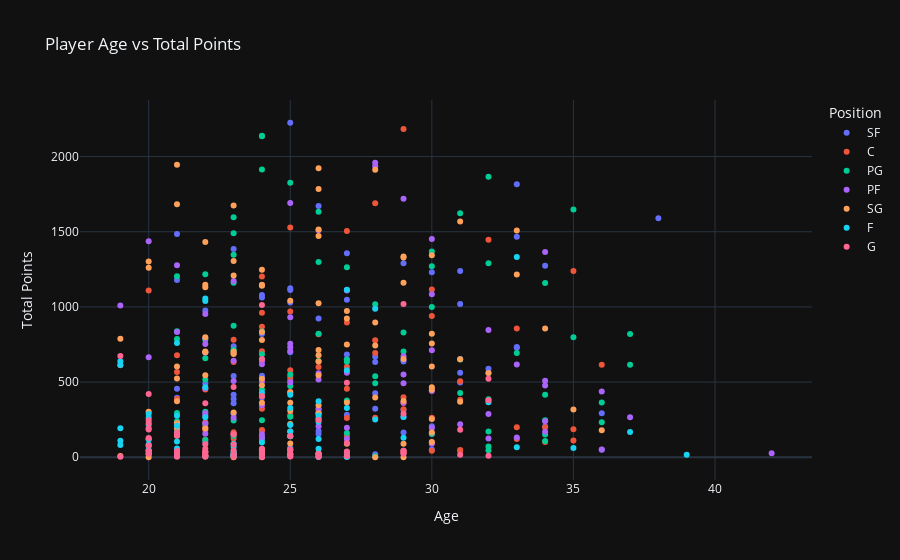
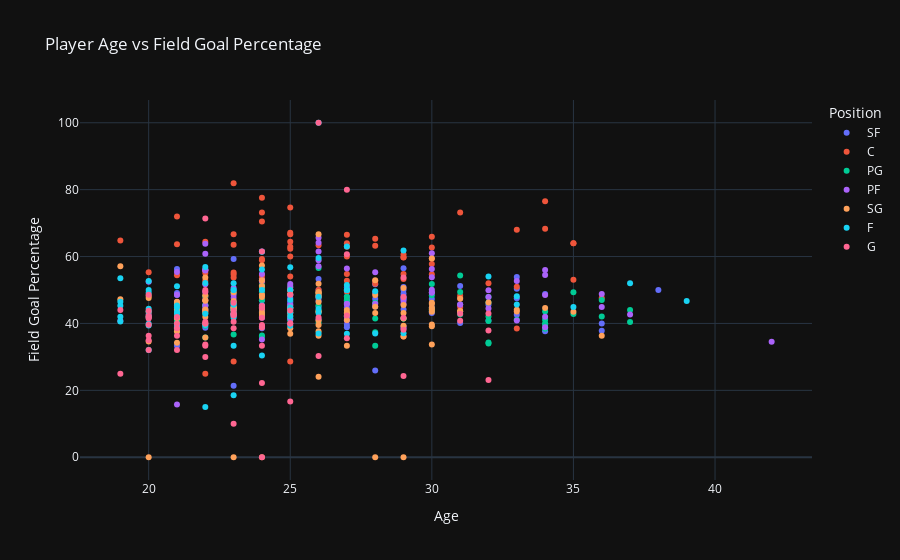
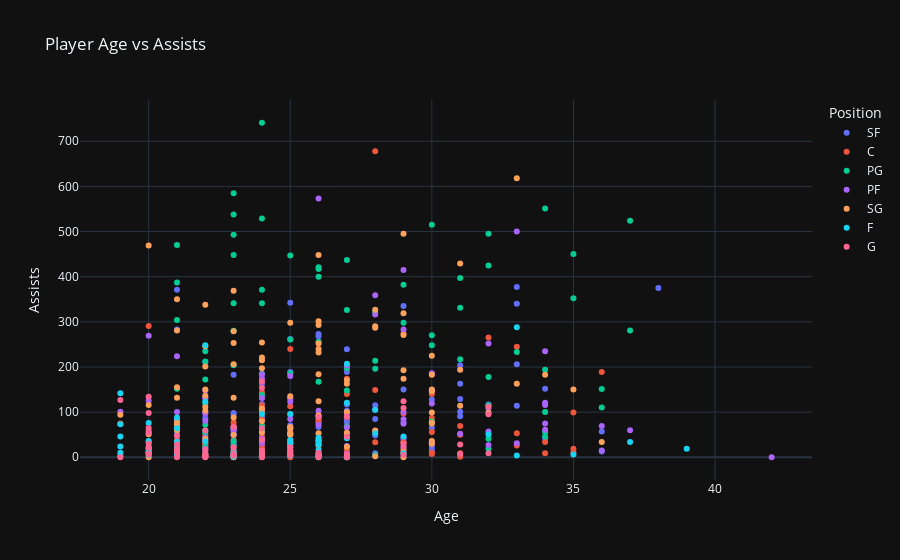

The cell these charts' notebook holds for them, in order:
### Code cell
fig_total_points = px.scatter(df, x='Age', y='Total_Points', color='Position', 
                              title='Player Age vs Total Points', 
                              labels={'Age': 'Age', 'Total_Points': 'Total Points'},
                              template='plotly_dark')
fig_total_points.show()

fig_fg_percentage = px.scatter(df, x='Age', y='Field_Goal_Percentage', color='Position', 
                               title='Player Age vs Field Goal Percentage', 
                               labels={'Age': 'Age', 'Field_Goal_Percentage': 'Field Goal Percentage'},
                               template='plotly_dark')
fig_fg_percentage.show()

fig_assists = px.scatter(df, x='Age', y='Assists', color='Position', 
                         title='Player Age vs Assists', 
                         labels={'Age': 'Age', 'Assists': 'Assists'},
                         template='plotly_dark')
fig_assists.show()

### Figure 1 — Plotly figure (JSON) as saved in the notebook; plotly's stock layout.template omitted (floating-point values rounded to 4 significant figures)
{"data": [{"hovertemplate": "Position=SF<br>Age=%{x}<br>Total Points=%{y}<extra></extra>", "legendgroup": "SF", "marker": {"color": "#636efa", "symbol": "circle"}, "mode": "markers", "name": "SF", "orientation": "v", "showlegend": true, "type": "scatter", "x": [25, 33, 26, 38, 21, 33, 23, 27, 29, 34, 31, 30, 21, 25, 25, 24, 24, 27, 25, 31, 22, 26, 24, 23, 33, 33, 25, 22, 27, 28, 31, 27, 24, 27, 29, 29, 28, 32, 31, 32, 24, 23, 24, 25, 31, 22, 21, 28, 23, 24, 21, 23, 23, 28, 26, 29, 26, 36, 23, 27, 29, 30, 34, 26, 29, 26, 30, 22, 30, 36, 24, 29, 27, 28, 24, 21, 23], "xaxis": "x", "y": [2225, 1816, 1671, 1590, 1485, 1466, 1385, 1357, 1290, 1273, 1239, 1230, 1179, 1124, 1112, 1080, 1062, 1047, 1029, 1019, 976, 923, 820, 738, 733, 728, 698, 697, 683, 669, 654, 650, 649, 647, 647, 637, 633, 588, 562, 561, 542, 541, 529, 512, 497, 490, 455, 425, 415, 398, 395, 387, 359, 322, 319, 314, 297, 293, 287, 283, 268, 206, 205, 174, 165, 155, 155, 100, 51, 50, 46, 44, 35, 20, 20, 11, 9], "yaxis": "y"}, {"hovertemplate": "Position=C<br>Age=%{x}<br>Total Points=%{y}<extra></extra>", "legendgroup": "C", "marker": {"color": "#EF553B", "symbol": "circle"}, "mode": "markers", "name": "C", "orientation": "v", "showlegend": true, "type": "scatter", "x": [29, 28, 25, 27, 32, 35, 24, 30, 27, 20, 25, 24, 30, 27, 24, 33, 26, 23, 28, 24, 28, 21, 23, 36, 19, 27, 26, 25, 21, 25, 31, 27, 22, 25, 24, 29, 21, 31, 29, 24, 29, 25, 30, 28, 27, 22, 21, 22, 34, 33, 35, 22, 24, 24, 23, 23, 27, 23, 33, 22, 35, 34, 30, 25, 31, 29, 30, 31, 24, 24, 29, 25, 25, 23, 27, 23, 25, 22], "xaxis": "x", "y": [2183, 1690, 1529, 1505, 1447, 1239, 1203, 1115, 1113, 1109, 969, 961, 939, 897, 868, 857, 818, 781, 779, 705, 694, 679, 634, 616, 612, 602, 600, 579, 567, 532, 506, 456, 450, 435, 406, 399, 387, 383, 361, 323, 320, 279, 263, 262, 261, 233, 227, 199, 199, 199, 186, 182, 181, 178, 167, 155, 142, 125, 121, 116, 112, 102, 98, 51, 49, 43, 43, 43, 40, 36, 35, 24, 19, 12, 7, 6, 6, 6], "yaxis": "y"}, {"hovertemplate": "Position=PG<br>Age=%{x}<br>Total Points=%{y}<extra></extra>", "legendgroup": "PG", "marker": {"color": "#00cc96", "symbol": "circle"}, "mode": "markers", "name": "PG", "orientation": "v", "showlegend": true, "type": "scatter", "x": [24, 24, 24, 32, 25, 35, 26, 31, 23, 23, 30, 23, 26, 32, 30, 27, 22, 21, 23, 34, 28, 30, 23, 21, 24, 29, 26, 37, 35, 21, 22, 23, 23, 29, 33, 24, 22, 27, 31, 26, 27, 37, 25, 28, 22, 28, 25, 24, 31, 34, 32, 27, 36, 22, 21, 26, 25, 24, 34, 23, 21, 36, 22, 32, 27, 30, 34, 23, 24, 22, 24, 34, 32, 25, 32, 23, 28], "xaxis": "x", "y": [2138, 2135, 1914, 1866, 1826, 1648, 1633, 1623, 1596, 1490, 1369, 1347, 1298, 1290, 1271, 1263, 1218, 1204, 1160, 1159, 1017, 1000, 875, 838, 837, 830, 822, 819, 798, 786, 781, 715, 709, 703, 693, 685, 659, 651, 650, 641, 636, 615, 550, 539, 517, 493, 474, 450, 427, 415, 386, 378, 365, 302, 295, 291, 270, 246, 246, 244, 239, 232, 222, 171, 161, 157, 152, 142, 135, 114, 114, 108, 72, 61, 47, 41, 7], "yaxis": "y"}, {"hovertemplate": "Position=PF<br>Age=%{x}<br>Total Points=%{y}<extra></extra>", "legendgroup": "PF", "marker": {"color": "#ab63fa", "symbol": "circle"}, "mode": "markers", "name": "PF", "orientation": "v", "showlegend": true, "type": "scatter", "x": [28, 28, 29, 25, 26, 30, 20, 34, 21, 23, 24, 27, 30, 19, 22, 25, 32, 21, 22, 25, 22, 25, 30, 25, 22, 29, 20, 23, 24, 24, 33, 27, 26, 29, 26, 34, 23, 24, 25, 29, 34, 22, 30, 36, 29, 24, 26, 22, 32, 22, 37, 23, 34, 21, 22, 31, 26, 27, 30, 34, 22, 24, 33, 24, 32, 27, 30, 25, 36, 21, 42, 27, 26, 21], "xaxis": "x", "y": [1959, 1936, 1720, 1691, 1510, 1451, 1437, 1366, 1277, 1173, 1144, 1109, 1085, 1010, 953, 931, 847, 833, 791, 755, 754, 731, 712, 707, 696, 671, 666, 642, 641, 619, 617, 562, 559, 551, 518, 509, 508, 504, 497, 493, 478, 459, 441, 437, 362, 346, 321, 292, 288, 277, 266, 263, 240, 225, 224, 220, 206, 196, 195, 170, 157, 153, 132, 128, 124, 122, 89, 55, 51, 28, 27, 25, 22, 9], "yaxis": "y"}, {"hovertemplate": "Position=SG<br>Age=%{x}<br>Total Points=%{y}<extra></extra>", "legendgroup": "SG", "marker": {"color": "#FFA15A", "symbol": "circle"}, "mode": "markers", "name": "SG", "orientation": "v", "showlegend": true, "type": "scatter", "x": [21, 26, 28, 26, 21, 23, 31, 26, 33, 26, 22, 30, 29, 29, 23, 20, 20, 24, 33, 23, 29, 24, 22, 24, 22, 25, 26, 27, 27, 28, 34, 24, 30, 22, 19, 24, 30, 27, 28, 26, 23, 22, 22, 23, 23, 26, 29, 31, 26, 21, 30, 32, 22, 26, 21, 24, 24, 30, 30, 25, 28, 29, 21, 31, 27, 24, 25, 26, 35, 25, 20, 23, 26, 26, 30, 21, 25, 22, 21, 36, 25, 30, 21, 25, 30, 25, 29, 27, 22, 20, 24, 26, 26, 20, 19, 26, 23, 29, 24, 20, 28], "xaxis": "x", "y": [1946, 1922, 1913, 1784, 1683, 1675, 1568, 1515, 1509, 1471, 1431, 1344, 1335, 1329, 1306, 1302, 1260, 1247, 1216, 1209, 1160, 1148, 1148, 1140, 1130, 1041, 1025, 972, 923, 897, 856, 833, 822, 799, 789, 780, 756, 750, 743, 713, 704, 703, 698, 691, 687, 678, 654, 652, 637, 604, 604, 561, 546, 546, 524, 522, 479, 466, 449, 431, 397, 374, 372, 369, 364, 363, 362, 346, 317, 309, 302, 297, 293, 257, 255, 226, 222, 191, 189, 179, 172, 165, 143, 140, 101, 92, 89, 89, 37, 28, 25, 25, 21, 19, 9, 5, 0, 0, 0, 0, 0], "yaxis": "y"}, {"hovertemplate": "Position=F<br>Age=%{x}<br>Total Points=%{y}<extra></extra>", "legendgroup": "F", "marker": {"color": "#19d3f3", "symbol": "circle"}, "mode": "markers", "name": "F", "orientation": "v", "showlegend": true, "type": "scatter", "x": [33, 27, 22, 22, 28, 21, 19, 19, 27, 22, 24, 25, 26, 32, 25, 27, 20, 26, 21, 29, 22, 20, 28, 26, 20, 25, 21, 19, 25, 37, 21, 25, 29, 26, 20, 20, 19, 21, 24, 23, 20, 19, 20, 23, 33, 35, 21, 26, 20, 20, 23, 25, 23, 39, 24, 25, 23, 23, 23, 23, 27, 22, 27, 24, 27, 26], "xaxis": "x", "y": [1332, 1114, 1056, 1039, 987, 760, 639, 614, 578, 466, 429, 415, 372, 366, 328, 328, 288, 278, 276, 268, 266, 262, 251, 236, 216, 214, 210, 193, 172, 168, 165, 139, 130, 122, 122, 120, 110, 105, 98, 89, 85, 82, 75, 69, 66, 61, 59, 57, 46, 45, 31, 21, 20, 17, 17, 17, 16, 16, 15, 9, 7, 6, 5, 3, 2, 2], "yaxis": "y"}, {"hovertemplate": "Position=G<br>Age=%{x}<br>Total Points=%{y}<extra></extra>", "legendgroup": "G", "marker": {"color": "#FF6692", "symbol": "circle"}, "mode": "markers", "name": "G", "orientation": "v", "showlegend": true, "type": "scatter", "x": [29, 24, 19, 24, 32, 27, 23, 20, 24, 32, 22, 29, 26, 20, 20, 20, 20, 31, 21, 23, 23, 21, 25, 20, 27, 22, 23, 20, 22, 24, 24, 24, 25, 23, 25, 24, 29, 20, 21, 27, 22, 22, 21, 29, 29, 23, 20, 26, 24, 25, 31, 23, 22, 22, 32, 22, 24, 27, 25, 26, 22, 21, 23, 24, 19, 24], "xaxis": "x", "y": [1019, 1013, 673, 654, 522, 496, 467, 420, 407, 379, 360, 290, 247, 246, 227, 193, 184, 183, 163, 154, 151, 145, 141, 128, 95, 87, 85, 78, 56, 56, 53, 52, 50, 45, 44, 44, 44, 42, 42, 38, 36, 30, 28, 26, 24, 24, 23, 22, 21, 20, 17, 15, 14, 13, 10, 10, 9, 9, 5, 4, 4, 4, 3, 3, 3, 2], "yaxis": "y"}], "layout": {"legend": {"title": {"text": "Position"}, "tracegroupgap": 0}, "title": {"text": "Player Age vs Total Points"}, "xaxis": {"anchor": "y", "domain": [0, 1], "title": {"text": "Age"}}, "yaxis": {"anchor": "x", "domain": [0, 1], "title": {"text": "Total Points"}}}}

### Figure 2 — Plotly figure (JSON) as saved in the notebook; plotly's stock layout.template omitted (floating-point values rounded to 4 significant figures)
{"data": [{"hovertemplate": "Position=SF<br>Age=%{x}<br>Field Goal Percentage=%{y}<extra></extra>", "legendgroup": "SF", "marker": {"color": "#636efa", "symbol": "circle"}, "mode": "markers", "name": "SF", "orientation": "v", "showlegend": true, "type": "scatter", "x": [25, 33, 26, 38, 21, 33, 23, 27, 29, 34, 31, 30, 21, 25, 25, 24, 24, 27, 25, 31, 22, 26, 24, 23, 33, 33, 25, 22, 27, 28, 31, 27, 24, 27, 29, 29, 28, 32, 31, 32, 24, 23, 24, 25, 31, 22, 21, 28, 23, 24, 21, 23, 23, 28, 26, 29, 26, 36, 23, 27, 29, 30, 34, 26, 29, 26, 30, 22, 30, 36, 24, 29, 27, 28, 24, 21, 23], "xaxis": "x", "y": [46.6, 50.4, 46.8, 50, 48.5, 53.9, 45.2, 44.8, 47.5, 48.8, 51.2, 47.3, 45.6, 47.6, 48.4, 48.7, 42.2, 39.6, 46.1, 40.1, 45.3, 48.3, 49.7, 42.7, 47.5, 42.6, 43.3, 43.7, 46.4, 45.1, 45.7, 47, 46.9, 50.8, 50.9, 44.2, 47.3, 45.6, 45.7, 40.9, 43.6, 43, 39.1, 45.5, 43.6, 49.4, 56.3, 51.7, 45.8, 38.6, 49.1, 44.6, 44.2, 49.1, 50, 48.9, 47.6, 37.8, 59.3, 48, 47.2, 43.1, 37.7, 53.3, 56.5, 45.1, 44.8, 38.7, 43.5, 40, 42.1, 50, 38.9, 25.9, 61.5, 33.3, 21.4], "yaxis": "y"}, {"hovertemplate": "Position=C<br>Age=%{x}<br>Field Goal Percentage=%{y}<extra></extra>", "legendgroup": "C", "marker": {"color": "#EF553B", "symbol": "circle"}, "mode": "markers", "name": "C", "orientation": "v", "showlegend": true, "type": "scatter", "x": [29, 28, 25, 27, 32, 35, 24, 30, 27, 20, 25, 24, 30, 27, 24, 33, 26, 23, 28, 24, 28, 21, 23, 36, 19, 27, 26, 25, 21, 25, 31, 27, 22, 25, 24, 29, 21, 31, 29, 24, 29, 25, 30, 28, 27, 22, 21, 22, 34, 33, 35, 22, 24, 24, 23, 23, 27, 23, 33, 22, 35, 34, 30, 25, 31, 29, 30, 31, 24, 24, 29, 25, 25, 23, 27, 23, 25, 22], "xaxis": "x", "y": [54.8, 63.2, 54, 49.8, 52, 53.1, 58.9, 54.7, 54.8, 55.3, 64.4, 70.5, 65.9, 62.9, 52.5, 68, 63.4, 53.7, 65.3, 73.2, 51.9, 72, 54.6, 47.6, 64.8, 49.5, 50, 62.3, 44.2, 62.9, 73.2, 52.8, 55.8, 67.1, 53.5, 60.6, 63.7, 44.9, 59.7, 48.5, 59.8, 74.7, 57.8, 52.7, 66.5, 55.1, 54.4, 64.4, 76.5, 51, 64, 48, 54.3, 77.6, 55.2, 63.5, 64, 81.9, 38.5, 52.8, 64, 68.3, 62.7, 60, 47.7, 53.3, 59.4, 48.3, 59.3, 50, 36.1, 66.7, 50, 66.7, 60, 28.6, 28.6, 25], "yaxis": "y"}, {"hovertemplate": "Position=PG<br>Age=%{x}<br>Field Goal Percentage=%{y}<extra></extra>", "legendgroup": "PG", "marker": {"color": "#00cc96", "symbol": "circle"}, "mode": "markers", "name": "PG", "orientation": "v", "showlegend": true, "type": "scatter", "x": [24, 24, 24, 32, 25, 35, 26, 31, 23, 23, 30, 23, 26, 32, 30, 27, 22, 21, 23, 34, 28, 30, 23, 21, 24, 29, 26, 37, 35, 21, 22, 23, 23, 29, 33, 24, 22, 27, 31, 26, 27, 37, 25, 28, 22, 28, 25, 24, 31, 34, 32, 27, 36, 22, 21, 26, 25, 24, 34, 23, 21, 36, 22, 32, 27, 30, 34, 23, 24, 22, 24, 34, 32, 25, 32, 23, 28], "xaxis": "x", "y": [49.6, 51, 42.9, 46.3, 51.2, 49.3, 49.1, 49.4, 46.6, 46.2, 43.8, 43.9, 45.4, 47.9, 44.4, 46.9, 48.1, 41.6, 49, 43.6, 46.2, 48.4, 45.9, 41.1, 51.4, 41.5, 43.8, 44, 42.8, 37.7, 45.4, 44.3, 44.1, 41.5, 41.1, 50.6, 39.9, 42.3, 54.3, 40.2, 48, 40.4, 41.1, 37.4, 39.3, 41.5, 41.2, 45.4, 42.7, 40, 40.7, 46.1, 42.1, 43, 40.2, 56.6, 41.2, 36, 41.1, 36.7, 41.5, 47, 35.8, 34.3, 42.1, 51.8, 38.4, 42.3, 36.4, 45.5, 46.9, 39.7, 42.1, 43.9, 34, 43.9, 33.3], "yaxis": "y"}, {"hovertemplate": "Position=PF<br>Age=%{x}<br>Field Goal Percentage=%{y}<extra></extra>", "legendgroup": "PF", "marker": {"color": "#ab63fa", "symbol": "circle"}, "mode": "markers", "name": "PF", "orientation": "v", "showlegend": true, "type": "scatter", "x": [28, 28, 29, 25, 26, 30, 20, 34, 21, 23, 24, 27, 30, 19, 22, 25, 32, 21, 22, 25, 22, 25, 30, 25, 22, 29, 20, 23, 24, 24, 33, 27, 26, 29, 26, 34, 23, 24, 25, 29, 34, 22, 30, 36, 29, 24, 26, 22, 32, 22, 37, 23, 34, 21, 22, 31, 26, 27, 30, 34, 22, 24, 33, 24, 32, 27, 30, 25, 36, 21, 42, 27, 26, 21], "xaxis": "x", "y": [55.3, 45.9, 48, 49.9, 61.5, 56.3, 42.7, 56, 55.4, 50.6, 44.4, 56.4, 50.1, 40.8, 51.7, 50.8, 49.9, 46.4, 63.8, 45.5, 60.8, 51.8, 49.3, 48.6, 47, 38.6, 52.5, 47.6, 45.4, 54.8, 52.7, 45.8, 65.6, 39.1, 64.1, 38.9, 48.5, 52.9, 44.6, 46.7, 42, 56, 61, 48.8, 45.8, 41.7, 58.9, 44.4, 44.5, 56.1, 42.7, 42.2, 54.5, 48.6, 45.4, 45.6, 41.2, 40.9, 53.8, 48.5, 55.8, 52.7, 40.9, 35.2, 47.9, 42.1, 49.2, 41.5, 44.9, 39.3, 34.5, 45.8, 57.1, 15.8], "yaxis": "y"}, {"hovertemplate": "Position=SG<br>Age=%{x}<br>Field Goal Percentage=%{y}<extra></extra>", "legendgroup": "SG", "marker": {"color": "#FFA15A", "symbol": "circle"}, "mode": "markers", "name": "SG", "orientation": "v", "showlegend": true, "type": "scatter", "x": [21, 26, 28, 26, 21, 23, 31, 26, 33, 26, 22, 30, 29, 29, 23, 20, 20, 24, 33, 23, 29, 24, 22, 24, 22, 25, 26, 27, 27, 28, 34, 24, 30, 22, 19, 24, 30, 27, 28, 26, 23, 22, 22, 23, 23, 26, 29, 31, 26, 21, 30, 32, 22, 26, 21, 24, 24, 30, 30, 25, 28, 29, 21, 31, 27, 24, 25, 26, 35, 25, 20, 23, 26, 26, 30, 21, 25, 22, 21, 36, 25, 30, 21, 25, 30, 25, 29, 27, 22, 20, 24, 26, 26, 20, 19, 26, 23, 29, 24, 20, 28], "xaxis": "x", "y": [45.9, 48.4, 48.5, 49.1, 41.6, 43, 43.7, 46.4, 43.6, 49.4, 43.4, 45.8, 39.3, 41.5, 44.7, 43.4, 48.2, 47.9, 44.1, 44.8, 50.6, 43.3, 48.4, 48.5, 44.2, 44.8, 39.5, 43.1, 41, 43.1, 44.6, 52.9, 46.2, 46.8, 47.2, 42.5, 44.7, 44, 52.9, 51.9, 44.8, 43.9, 41.9, 44.1, 49.3, 43.5, 43.1, 43.6, 47.9, 44.1, 44.2, 46.3, 53.7, 49.2, 41.9, 57.3, 51.2, 39.2, 39.7, 42.3, 45, 45.5, 46.5, 47.4, 43.1, 44.4, 36.9, 37.7, 43.5, 48.8, 47.6, 46.7, 43.5, 36.3, 43.5, 34.2, 44.5, 35.8, 37.6, 36.3, 38.6, 33.7, 41.8, 43.2, 59.4, 50, 36.1, 33.3, 46.9, 34.6, 45, 40.9, 24.1, 42.1, 57.1, 66.7, 0, 0, 0, 0, 0], "yaxis": "y"}, {"hovertemplate": "Position=F<br>Age=%{x}<br>Field Goal Percentage=%{y}<extra></extra>", "legendgroup": "F", "marker": {"color": "#19d3f3", "symbol": "circle"}, "mode": "markers", "name": "F", "orientation": "v", "showlegend": true, "type": "scatter", "x": [33, 27, 22, 22, 28, 21, 19, 19, 27, 22, 24, 25, 26, 32, 25, 27, 20, 26, 21, 29, 22, 20, 28, 26, 20, 25, 21, 19, 25, 37, 21, 25, 29, 26, 20, 20, 19, 21, 24, 23, 20, 19, 20, 23, 33, 35, 21, 26, 20, 20, 23, 25, 23, 39, 24, 25, 23, 23, 23, 23, 27, 22, 27, 24, 27, 26], "xaxis": "x", "y": [45.7, 51.5, 52.1, 56.9, 49.6, 44.8, 46.5, 45.3, 63, 42.9, 61.4, 47.1, 59.6, 54, 44.8, 36.9, 43.6, 44.3, 43.4, 37.1, 39.5, 39.9, 37, 43.1, 41.9, 39.3, 42.9, 42, 43.2, 52, 45.4, 56.8, 61.8, 37, 39.4, 52.7, 53.5, 38.9, 56.1, 52, 44.4, 40.6, 49.2, 45.6, 48.1, 44.9, 51.1, 48, 50, 32.1, 42.9, 42.1, 50, 46.7, 30.4, 50, 18.5, 50, 41.7, 33.3, 50, 15, 50, 50, 50, 100], "yaxis": "y"}, {"hovertemplate": "Position=G<br>Age=%{x}<br>Field Goal Percentage=%{y}<extra></extra>", "legendgroup": "G", "marker": {"color": "#FF6692", "symbol": "circle"}, "mode": "markers", "name": "G", "orientation": "v", "showlegend": true, "type": "scatter", "x": [29, 24, 19, 24, 32, 27, 23, 20, 24, 32, 22, 29, 26, 20, 20, 20, 20, 31, 21, 23, 23, 21, 25, 20, 27, 22, 23, 20, 22, 24, 24, 24, 25, 23, 25, 24, 29, 20, 21, 27, 22, 22, 21, 29, 29, 23, 20, 26, 24, 25, 31, 23, 22, 22, 32, 22, 24, 27, 25, 26, 22, 21, 23, 24, 19, 24], "xaxis": "x", "y": [47.9, 38.8, 44, 44.8, 43, 42.4, 42.7, 43.8, 44.8, 37.9, 49.5, 53.7, 41.8, 39.6, 41.8, 36.3, 32.1, 40.8, 38.6, 42.4, 40.5, 36.3, 43.9, 41.5, 35.6, 33.7, 46.2, 42.2, 50, 45.2, 61.5, 41.7, 48.6, 38.6, 40, 39.5, 41.7, 48.6, 41.9, 60.7, 40.5, 30, 32.1, 24.3, 38.1, 43.8, 35, 30.3, 39.1, 40, 42.9, 42.9, 33.3, 71.4, 23.1, 40, 22.2, 80, 16.7, 100, 40, 40, 10, 33.3, 25, 0], "yaxis": "y"}], "layout": {"legend": {"title": {"text": "Position"}, "tracegroupgap": 0}, "title": {"text": "Player Age vs Field Goal Percentage"}, "xaxis": {"anchor": "y", "domain": [0, 1], "title": {"text": "Age"}}, "yaxis": {"anchor": "x", "domain": [0, 1], "title": {"text": "Field Goal Percentage"}}}}

### Figure 3 — Plotly figure (JSON) as saved in the notebook; plotly's stock layout.template omitted (floating-point values rounded to 4 significant figures)
{"data": [{"hovertemplate": "Position=SF<br>Age=%{x}<br>Assists=%{y}<extra></extra>", "legendgroup": "SF", "marker": {"color": "#636efa", "symbol": "circle"}, "mode": "markers", "name": "SF", "orientation": "v", "showlegend": true, "type": "scatter", "x": [25, 33, 26, 38, 21, 33, 23, 27, 29, 34, 31, 30, 21, 25, 25, 24, 24, 27, 25, 31, 22, 26, 24, 23, 33, 33, 25, 22, 27, 28, 31, 27, 24, 27, 29, 29, 28, 32, 31, 32, 24, 23, 24, 25, 31, 22, 21, 28, 23, 24, 21, 23, 23, 28, 26, 29, 26, 36, 23, 27, 29, 30, 34, 26, 29, 26, 30, 22, 30, 36, 24, 29, 27, 28, 24, 21, 23], "xaxis": "x", "y": [342, 377, 273, 375, 283, 340, 183, 239, 150, 152, 204, 128, 371, 131, 262, 65, 118, 189, 94, 129, 98, 268, 87, 98, 206, 114, 189, 211, 117, 115, 91, 78, 162, 103, 335, 77, 85, 117, 101, 108, 88, 95, 105, 71, 163, 87, 51, 105, 33, 44, 83, 57, 50, 48, 34, 40, 80, 57, 27, 84, 44, 21, 41, 67, 23, 31, 65, 23, 15, 13, 13, 8, 11, 9, 2, 4, 3], "yaxis": "y"}, {"hovertemplate": "Position=C<br>Age=%{x}<br>Assists=%{y}<extra></extra>", "legendgroup": "C", "marker": {"color": "#EF553B", "symbol": "circle"}, "mode": "markers", "name": "C", "orientation": "v", "showlegend": true, "type": "scatter", "x": [29, 28, 25, 27, 32, 35, 24, 30, 27, 20, 25, 24, 30, 27, 24, 33, 26, 23, 28, 24, 28, 21, 23, 36, 19, 27, 26, 25, 21, 25, 31, 27, 22, 25, 24, 29, 21, 31, 29, 24, 29, 25, 30, 28, 27, 22, 21, 22, 34, 33, 35, 22, 24, 24, 23, 23, 27, 23, 33, 22, 35, 34, 30, 25, 31, 29, 30, 31, 24, 24, 29, 25, 25, 23, 27, 23, 25, 22], "xaxis": "x", "y": [274, 678, 240, 174, 265, 99, 115, 140, 89, 291, 113, 144, 87, 197, 132, 245, 77, 77, 58, 84, 149, 69, 69, 189, 75, 140, 84, 31, 70, 38, 69, 68, 30, 53, 102, 33, 18, 50, 97, 46, 33, 50, 56, 33, 53, 34, 37, 48, 34, 26, 11, 31, 18, 25, 39, 4, 15, 11, 53, 25, 19, 9, 10, 10, 9, 12, 7, 1, 2, 4, 10, 4, 1, 1, 0, 0, 0, 3], "yaxis": "y"}, {"hovertemplate": "Position=PG<br>Age=%{x}<br>Assists=%{y}<extra></extra>", "legendgroup": "PG", "marker": {"color": "#00cc96", "symbol": "circle"}, "mode": "markers", "name": "PG", "orientation": "v", "showlegend": true, "type": "scatter", "x": [24, 24, 24, 32, 25, 35, 26, 31, 23, 23, 30, 23, 26, 32, 30, 27, 22, 21, 23, 34, 28, 30, 23, 21, 24, 29, 26, 37, 35, 21, 22, 23, 23, 29, 33, 24, 22, 27, 31, 26, 27, 37, 25, 28, 22, 28, 25, 24, 31, 34, 32, 27, 36, 22, 21, 26, 25, 24, 34, 23, 21, 36, 22, 32, 27, 30, 34, 23, 24, 22, 24, 34, 32, 25, 32, 23, 28], "xaxis": "x", "y": [529, 371, 741, 425, 447, 352, 421, 331, 493, 538, 515, 280, 400, 495, 270, 437, 212, 387, 585, 551, 321, 248, 448, 304, 341, 298, 417, 524, 450, 470, 235, 204, 341, 382, 233, 138, 172, 197, 397, 167, 326, 281, 186, 196, 120, 214, 261, 185, 217, 194, 178, 68, 151, 54, 152, 256, 64, 70, 56, 63, 72, 110, 72, 115, 148, 79, 46, 36, 58, 23, 58, 100, 19, 31, 41, 27, 5], "yaxis": "y"}, {"hovertemplate": "Position=PF<br>Age=%{x}<br>Assists=%{y}<extra></extra>", "legendgroup": "PF", "marker": {"color": "#ab63fa", "symbol": "circle"}, "mode": "markers", "name": "PF", "orientation": "v", "showlegend": true, "type": "scatter", "x": [28, 28, 29, 25, 26, 30, 20, 34, 21, 23, 24, 27, 30, 19, 22, 25, 32, 21, 22, 25, 22, 25, 30, 25, 22, 29, 20, 23, 24, 24, 33, 27, 26, 29, 26, 34, 23, 24, 25, 29, 34, 22, 30, 36, 29, 24, 26, 22, 32, 22, 37, 23, 34, 21, 22, 31, 26, 27, 30, 34, 22, 24, 33, 24, 32, 27, 30, 25, 36, 21, 42, 27, 26, 21], "xaxis": "x", "y": [359, 316, 415, 123, 573, 148, 269, 235, 224, 60, 175, 203, 186, 101, 148, 85, 252, 100, 81, 130, 133, 180, 29, 58, 97, 283, 125, 66, 131, 184, 500, 66, 72, 100, 103, 116, 50, 36, 66, 84, 121, 130, 119, 69, 74, 41, 40, 43, 57, 18, 60, 62, 75, 64, 38, 52, 37, 98, 34, 61, 15, 31, 31, 37, 27, 25, 32, 6, 15, 3, 0, 7, 3, 4], "yaxis": "y"}, {"hovertemplate": "Position=SG<br>Age=%{x}<br>Assists=%{y}<extra></extra>", "legendgroup": "SG", "marker": {"color": "#FFA15A", "symbol": "circle"}, "mode": "markers", "name": "SG", "orientation": "v", "showlegend": true, "type": "scatter", "x": [21, 26, 28, 26, 21, 23, 31, 26, 33, 26, 22, 30, 29, 29, 23, 20, 20, 24, 33, 23, 29, 24, 22, 24, 22, 25, 26, 27, 27, 28, 34, 24, 30, 22, 19, 24, 30, 27, 28, 26, 23, 22, 22, 23, 23, 26, 29, 31, 26, 21, 30, 32, 22, 26, 21, 24, 24, 30, 30, 25, 28, 29, 21, 31, 27, 24, 25, 26, 35, 25, 20, 23, 26, 26, 30, 21, 25, 22, 21, 36, 25, 30, 21, 25, 30, 25, 29, 27, 22, 20, 24, 26, 26, 20, 19, 26, 23, 29, 24, 20, 28], "xaxis": "x", "y": [350, 301, 327, 232, 281, 369, 429, 448, 163, 293, 201, 225, 495, 319, 253, 116, 469, 254, 618, 279, 271, 106, 112, 221, 338, 298, 124, 54, 171, 287, 183, 215, 183, 150, 94, 197, 150, 163, 290, 184, 132, 136, 246, 88, 206, 252, 174, 114, 240, 78, 99, 99, 103, 91, 155, 55, 80, 77, 146, 67, 59, 193, 73, 194, 100, 108, 64, 93, 150, 135, 51, 50, 53, 26, 75, 132, 53, 41, 59, 34, 53, 36, 20, 22, 30, 50, 17, 23, 8, 18, 9, 5, 6, 11, 3, 1, 0, 0, 1, 0, 2], "yaxis": "y"}, {"hovertemplate": "Position=F<br>Age=%{x}<br>Assists=%{y}<extra></extra>", "legendgroup": "F", "marker": {"color": "#19d3f3", "symbol": "circle"}, "mode": "markers", "name": "F", "orientation": "v", "showlegend": true, "type": "scatter", "x": [33, 27, 22, 22, 28, 21, 19, 19, 27, 22, 24, 25, 26, 32, 25, 27, 20, 26, 21, 29, 22, 20, 28, 26, 20, 25, 21, 19, 25, 37, 21, 25, 29, 26, 20, 20, 19, 21, 24, 23, 20, 19, 20, 23, 33, 35, 21, 26, 20, 20, 23, 25, 23, 39, 24, 25, 23, 23, 23, 23, 27, 22, 27, 24, 27, 26], "xaxis": "x", "y": [288, 121, 248, 123, 105, 88, 73, 142, 207, 59, 96, 96, 36, 51, 33, 42, 76, 28, 64, 46, 35, 36, 53, 43, 34, 28, 35, 46, 38, 34, 10, 13, 9, 16, 11, 20, 24, 21, 12, 10, 22, 10, 11, 15, 4, 6, 4, 8, 5, 11, 3, 4, 4, 19, 4, 5, 4, 7, 1, 4, 1, 7, 0, 1, 1, 0], "yaxis": "y"}, {"hovertemplate": "Position=G<br>Age=%{x}<br>Assists=%{y}<extra></extra>", "legendgroup": "G", "marker": {"color": "#FF6692", "symbol": "circle"}, "mode": "markers", "name": "G", "orientation": "v", "showlegend": true, "type": "scatter", "x": [29, 24, 19, 24, 32, 27, 23, 20, 24, 32, 22, 29, 26, 20, 20, 20, 20, 31, 21, 23, 23, 21, 25, 20, 27, 22, 23, 20, 22, 24, 24, 24, 25, 23, 25, 24, 29, 20, 21, 27, 22, 22, 21, 29, 29, 23, 20, 26, 24, 25, 31, 23, 22, 22, 32, 22, 24, 27, 25, 26, 22, 21, 23, 24, 19, 24], "xaxis": "x", "y": [109, 154, 127, 64, 95, 90, 67, 65, 168, 112, 59, 124, 89, 54, 134, 30, 98, 28, 28, 22, 67, 47, 16, 21, 46, 8, 21, 58, 2, 15, 10, 38, 14, 4, 22, 6, 30, 8, 18, 6, 17, 4, 11, 23, 5, 6, 6, 10, 2, 6, 7, 4, 2, 1, 9, 2, 3, 0, 5, 0, 0, 0, 8, 7, 0, 0], "yaxis": "y"}], "layout": {"legend": {"title": {"text": "Position"}, "tracegroupgap": 0}, "title": {"text": "Player Age vs Assists"}, "xaxis": {"anchor": "y", "domain": [0, 1], "title": {"text": "Age"}}, "yaxis": {"anchor": "x", "domain": [0, 1], "title": {"text": "Assists"}}}}
